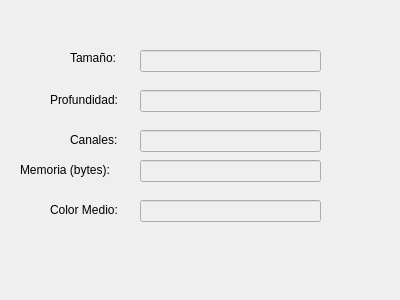
<?xml version="1.0" encoding="UTF-8"?>
<ui version="4.0">
 <class>Informacion</class>
 <widget class="QDialog" name="Informacion">
  <property name="geometry">
   <rect>
    <x>0</x>
    <y>0</y>
    <width>400</width>
    <height>300</height>
   </rect>
  </property>
  <property name="windowTitle">
   <string>Informacion</string>
  </property>
  <widget class="QLineEdit" name="lineEdit">
   <property name="enabled">
    <bool>false</bool>
   </property>
   <property name="geometry">
    <rect>
     <x>140</x>
     <y>50</y>
     <width>181</width>
     <height>22</height>
    </rect>
   </property>
  </widget>
  <widget class="QLineEdit" name="lineEdit_2">
   <property name="enabled">
    <bool>false</bool>
   </property>
   <property name="geometry">
    <rect>
     <x>140</x>
     <y>90</y>
     <width>181</width>
     <height>22</height>
    </rect>
   </property>
  </widget>
  <widget class="QLineEdit" name="lineEdit_3">
   <property name="enabled">
    <bool>false</bool>
   </property>
   <property name="geometry">
    <rect>
     <x>140</x>
     <y>130</y>
     <width>181</width>
     <height>22</height>
    </rect>
   </property>
  </widget>
  <widget class="QLineEdit" name="lineEdit_4">
   <property name="enabled">
    <bool>false</bool>
   </property>
   <property name="geometry">
    <rect>
     <x>140</x>
     <y>160</y>
     <width>181</width>
     <height>22</height>
    </rect>
   </property>
  </widget>
  <widget class="QLineEdit" name="lineEdit_5">
   <property name="enabled">
    <bool>false</bool>
   </property>
   <property name="geometry">
    <rect>
     <x>140</x>
     <y>200</y>
     <width>181</width>
     <height>22</height>
    </rect>
   </property>
  </widget>
  <widget class="QLabel" name="label">
   <property name="geometry">
    <rect>
     <x>70</x>
     <y>50</y>
     <width>61</width>
     <height>16</height>
    </rect>
   </property>
   <property name="text">
    <string>Tamaño:</string>
   </property>
  </widget>
  <widget class="QLabel" name="label_2">
   <property name="geometry">
    <rect>
     <x>50</x>
     <y>90</y>
     <width>91</width>
     <height>20</height>
    </rect>
   </property>
   <property name="text">
    <string>Profundidad:</string>
   </property>
  </widget>
  <widget class="QLabel" name="label_3">
   <property name="geometry">
    <rect>
     <x>20</x>
     <y>160</y>
     <width>111</width>
     <height>20</height>
    </rect>
   </property>
   <property name="text">
    <string>Memoria (bytes):</string>
   </property>
  </widget>
  <widget class="QLabel" name="label_4">
   <property name="geometry">
    <rect>
     <x>50</x>
     <y>200</y>
     <width>81</width>
     <height>20</height>
    </rect>
   </property>
   <property name="text">
    <string>Color Medio:</string>
   </property>
  </widget>
  <widget class="QLabel" name="label_5">
   <property name="geometry">
    <rect>
     <x>70</x>
     <y>130</y>
     <width>81</width>
     <height>20</height>
    </rect>
   </property>
   <property name="text">
    <string>Canales:</string>
   </property>
  </widget>
 </widget>
 <resources/>
 <connections/>
</ui>
